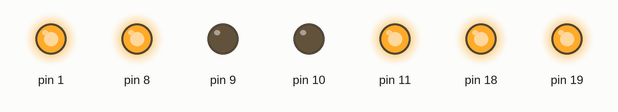
This sketch was run on a simulated Arduino Uno, built with avr-gcc and run on an emulated ATmega328P. Shown: output pins drawn as LEDs (lit = HIGH).

Above: at 1.0 s.
At 3.0 s:
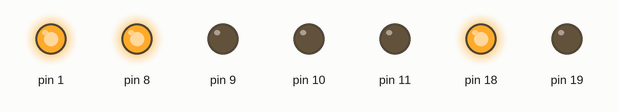
At 5.0 s:
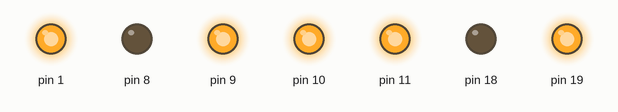
At 7.0 s:
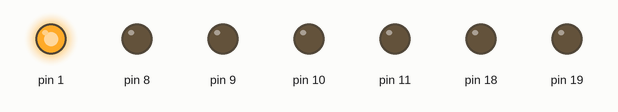
Timing chart, 0 to 10.4 s (numbered marks = the images above):
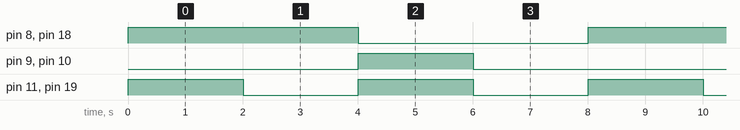

Measured:
- by itself, pin 8, pin 18: alternates HIGH for 4.0 s and LOW for 4.0 s
- by itself, pin 9, pin 10: alternates HIGH for 2.0 s and LOW for 6.0 s
- by itself, pin 11, pin 19: alternates HIGH for 2.0 s and LOW for 2.0 s

The sketch:

thelagari_v1.ino
```cpp
#include"Motor.h"

MOTOR motor(8,10,11,9,18,19,1);

void setup()
  {
  motor.begin(); // Start motor
  motor.setConstrain(255);  // Setting up limit of mototr speed or, speed constrain
  }

void loop()
  {
  motor.forwardA(255); // Motor A forward at full speed
  motor.forwardB(128); // Motor B forward at half speed
  delay(2000);         // Run for 2 seconds
  motor.softBrakeA();  // Soft brake motor A
  motor.softBrakeB();  // Soft brake motor B
  delay(2000);         // Wait for 2 seconds
  motor.reverseA(255);
  motor.reverseB(128); // Motor B reverse at half speed
  delay(2000);         // Wait for 2 seconds
  motor.hardBrakeA();
  motor.hardBrakeB();  // Hard brake motor B
  delay(2000);         // Run for 2 seconds

  }
```

Motor.h
```cpp
#ifndef MOTOR_H
#define MOTOR_H

#include<Arduino.h>

class MOTOR
{
  private:
    int A1, A2, _PWMA, STB, B1, B2, _PWMB,_limit;

    int constrainSpeed(int val){
      return constrain(val, 0, _limit == 0 ? 255 : _limit);  // Fallback to 255
    }

  public:
    //constructor/default function/method declaration
    MOTOR(int AIN1, int AIN2, int PWMA, int BIN1, int BIN2, int PWMB, int STBY)
    : A1(AIN1),A2(AIN2),_PWMA(PWMA),B1(BIN1),B2(BIN2),_PWMB(PWMB),STB(STBY)

    {

      pinMode(A1,OUTPUT);
      pinMode(A2,OUTPUT);
      pinMode(_PWMA,OUTPUT);
      pinMode(B1,OUTPUT);
      pinMode(B2,OUTPUT);
      pinMode(_PWMB,OUTPUT);
      pinMode(STB,OUTPUT);
      digitalWrite(STB,LOW);
     }

    void begin()
    { digitalWrite(STB,HIGH); }

    void idle()
    { digitalWrite(STB,LOW); }


    void setConstrain(int limit)
    { _limit = limit; }

    void forwardA(int speed)
    {
      digitalWrite(A1,HIGH);
      digitalWrite(A2,LOW);
      analogWrite(_PWMA, constrainSpeed(speed)); // Set constrain on speed. The logic in private class
    }

    void reverseA(int speed)
    {
      digitalWrite(A1,LOW);
      digitalWrite(A2,HIGH);
      analogWrite(_PWMA, constrainSpeed(speed)); // Set constrain on speed. The logic in private class
    }

    void softBrakeA()
    { analogWrite(_PWMA, 0); }

    void hardBrakeA()
    {
      digitalWrite(A1,LOW);
      digitalWrite(A2,LOW);
      analogWrite(_PWMA, 0);
    }

    void forwardB(int speed)
    {
      digitalWrite(B1,LOW);
      digitalWrite(B2,HIGH);
      analogWrite(_PWMB, constrainSpeed(speed)); // Set constrain on speed. The logic in orivate class
    }

    void reverseB(int speed)
    {
      digitalWrite(B1,HIGH);
      digitalWrite(B2,LOW);
      analogWrite(_PWMB, constrainSpeed(speed)); // Set constrain on speed. The logic in private class
    }

    void softBrakeB()
    { analogWrite(_PWMB, 0); }

    void hardBrakeB()
    {
      digitalWrite(B1,LOW);
      digitalWrite(B2,LOW);
      analogWrite(_PWMB, 0);
    }

};

#endif
```
